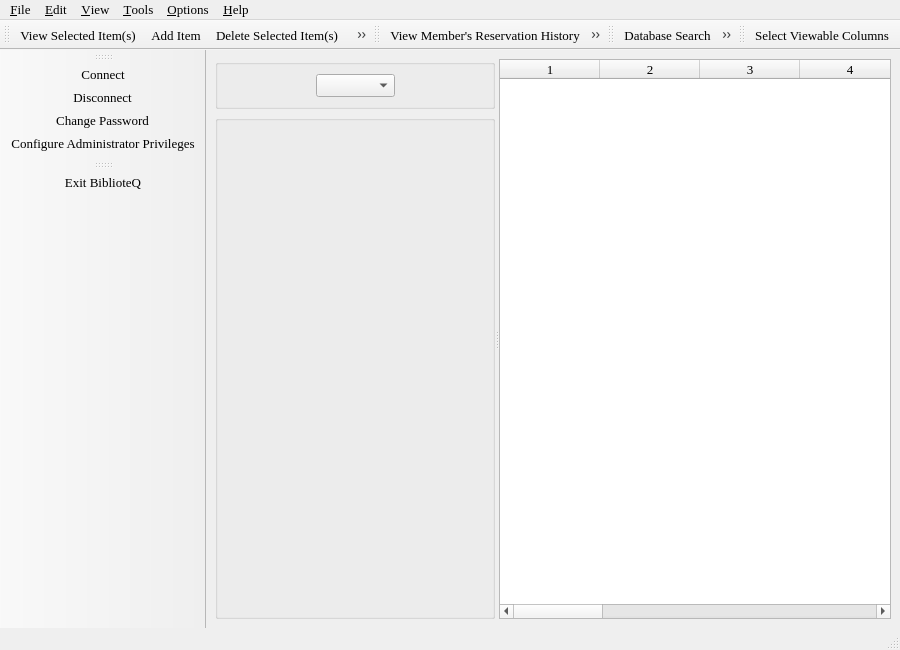
<ui version="4.0" >
 <class>mainWindow</class>
 <widget class="QMainWindow" name="mainWindow" >
  <property name="geometry" >
   <rect>
    <x>0</x>
    <y>0</y>
    <width>900</width>
    <height>650</height>
   </rect>
  </property>
  <property name="minimumSize" >
   <size>
    <width>900</width>
    <height>650</height>
   </size>
  </property>
  <property name="font" >
   <font>
    <family>Times</family>
    <pointsize>10</pointsize>
    <weight>50</weight>
    <italic>false</italic>
    <bold>false</bold>
    <underline>false</underline>
    <strikeout>false</strikeout>
   </font>
  </property>
  <property name="windowTitle" >
   <string>BiblioteQ</string>
  </property>
  <property name="windowIcon" >
   <iconset>
    <normaloff>icons.d/book.gif</normaloff>icons.d/book.gif</iconset>
  </property>
  <widget class="QWidget" name="centralwidget" >
   <layout class="QVBoxLayout" >
    <item>
     <widget class="QSplitter" name="splitter" >
      <property name="orientation" >
       <enum>Qt::Horizontal</enum>
      </property>
      <widget class="QWidget" name="layoutWidget" >
       <layout class="QGridLayout" >
        <item row="0" column="0" >
         <widget class="QGroupBox" name="groupBox" >
          <property name="flat" >
           <bool>false</bool>
          </property>
          <layout class="QHBoxLayout" >
           <item>
            <spacer>
             <property name="orientation" >
              <enum>Qt::Horizontal</enum>
             </property>
             <property name="sizeHint" stdset="0" >
              <size>
               <width>40</width>
               <height>20</height>
              </size>
             </property>
            </spacer>
           </item>
           <item>
            <widget class="QComboBox" name="typefilter" >
             <property name="sizePolicy" >
              <sizepolicy vsizetype="Fixed" hsizetype="Fixed" >
               <horstretch>0</horstretch>
               <verstretch>0</verstretch>
              </sizepolicy>
             </property>
            </widget>
           </item>
           <item>
            <spacer>
             <property name="orientation" >
              <enum>Qt::Horizontal</enum>
             </property>
             <property name="sizeHint" stdset="0" >
              <size>
               <width>40</width>
               <height>20</height>
              </size>
             </property>
            </spacer>
           </item>
          </layout>
         </widget>
        </item>
        <item row="1" column="0" >
         <widget class="QGroupBox" name="itemSummary" >
          <property name="flat" >
           <bool>false</bool>
          </property>
          <layout class="QVBoxLayout" >
           <item>
            <widget class="QLabel" name="summary" >
             <property name="frameShape" >
              <enum>QFrame::NoFrame</enum>
             </property>
             <property name="text" >
              <string/>
             </property>
             <property name="wordWrap" >
              <bool>true</bool>
             </property>
            </widget>
           </item>
           <item>
            <widget class="QLabel" name="frontImage" >
             <property name="sizePolicy" >
              <sizepolicy vsizetype="Preferred" hsizetype="Fixed" >
               <horstretch>0</horstretch>
               <verstretch>0</verstretch>
              </sizepolicy>
             </property>
             <property name="text" >
              <string/>
             </property>
             <property name="scaledContents" >
              <bool>true</bool>
             </property>
            </widget>
           </item>
           <item>
            <widget class="QLabel" name="backImage" >
             <property name="sizePolicy" >
              <sizepolicy vsizetype="Preferred" hsizetype="Fixed" >
               <horstretch>0</horstretch>
               <verstretch>0</verstretch>
              </sizepolicy>
             </property>
             <property name="text" >
              <string/>
             </property>
             <property name="scaledContents" >
              <bool>true</bool>
             </property>
            </widget>
           </item>
           <item>
            <spacer>
             <property name="orientation" >
              <enum>Qt::Vertical</enum>
             </property>
             <property name="sizeHint" stdset="0" >
              <size>
               <width>20</width>
               <height>47</height>
              </size>
             </property>
            </spacer>
           </item>
          </layout>
         </widget>
        </item>
       </layout>
      </widget>
      <widget class="main_table" name="table" >
       <property name="editTriggers" >
        <set>QAbstractItemView::NoEditTriggers</set>
       </property>
       <property name="showDropIndicator" stdset="0" >
        <bool>true</bool>
       </property>
       <property name="dragEnabled" >
        <bool>false</bool>
       </property>
       <property name="alternatingRowColors" >
        <bool>true</bool>
       </property>
       <property name="selectionMode" >
        <enum>QAbstractItemView::ExtendedSelection</enum>
       </property>
       <property name="selectionBehavior" >
        <enum>QAbstractItemView::SelectRows</enum>
       </property>
       <property name="verticalScrollMode" >
        <enum>QAbstractItemView::ScrollPerItem</enum>
       </property>
       <property name="horizontalScrollMode" >
        <enum>QAbstractItemView::ScrollPerPixel</enum>
       </property>
       <property name="showGrid" >
        <bool>true</bool>
       </property>
       <property name="sortingEnabled" >
        <bool>false</bool>
       </property>
       <property name="columnCount" >
        <number>16</number>
       </property>
       <column>
        <property name="text" >
         <string>1</string>
        </property>
       </column>
       <column>
        <property name="text" >
         <string>2</string>
        </property>
       </column>
       <column>
        <property name="text" >
         <string>3</string>
        </property>
       </column>
       <column>
        <property name="text" >
         <string>4</string>
        </property>
       </column>
       <column>
        <property name="text" >
         <string>5</string>
        </property>
       </column>
       <column>
        <property name="text" >
         <string>6</string>
        </property>
       </column>
       <column>
        <property name="text" >
         <string>7</string>
        </property>
       </column>
       <column>
        <property name="text" >
         <string>8</string>
        </property>
       </column>
       <column>
        <property name="text" >
         <string>9</string>
        </property>
       </column>
       <column>
        <property name="text" >
         <string>10</string>
        </property>
       </column>
       <column>
        <property name="text" >
         <string>11</string>
        </property>
       </column>
       <column>
        <property name="text" >
         <string>12</string>
        </property>
       </column>
       <column>
        <property name="text" >
         <string>13</string>
        </property>
       </column>
       <column>
        <property name="text" >
         <string>14</string>
        </property>
       </column>
       <column>
        <property name="text" >
         <string>15</string>
        </property>
       </column>
       <column>
        <property name="text" >
         <string>16</string>
        </property>
       </column>
      </widget>
     </widget>
    </item>
   </layout>
  </widget>
  <widget class="QMenuBar" name="menubar" >
   <property name="geometry" >
    <rect>
     <x>0</x>
     <y>0</y>
     <width>900</width>
     <height>27</height>
    </rect>
   </property>
   <property name="font" >
    <font>
     <family>Times</family>
     <pointsize>10</pointsize>
    </font>
   </property>
   <widget class="QMenu" name="menuHelp" >
    <property name="font" >
     <font>
      <family>Times</family>
      <pointsize>10</pointsize>
     </font>
    </property>
    <property name="title" >
     <string>&amp;Help</string>
    </property>
    <addaction name="actionAbout" />
    <addaction name="separator" />
    <addaction name="actionCheck_Updates" />
   </widget>
   <widget class="QMenu" name="menuTools" >
    <property name="font" >
     <font>
      <family>Times</family>
      <pointsize>10</pointsize>
     </font>
    </property>
    <property name="title" >
     <string>&amp;Tools</string>
    </property>
    <addaction name="actionResizeColumns" />
    <addaction name="actionShowErrorDialog" />
    <addaction name="separator" />
    <addaction name="actionDatabaseSearch" />
    <addaction name="actionRefreshTable" />
   </widget>
   <widget class="QMenu" name="menu_File" >
    <property name="font" >
     <font>
      <family>Times</family>
      <pointsize>10</pointsize>
     </font>
    </property>
    <property name="title" >
     <string>&amp;File</string>
    </property>
    <addaction name="actionConnect" />
    <addaction name="actionDisconnect" />
    <addaction name="separator" />
    <addaction name="separator" />
    <addaction name="actionExit" />
   </widget>
   <widget class="QMenu" name="menu_Edit" >
    <property name="font" >
     <font>
      <family>Times</family>
      <pointsize>10</pointsize>
     </font>
    </property>
    <property name="title" >
     <string>&amp;Edit</string>
    </property>
    <addaction name="actionDeleteEntry" />
    <addaction name="actionModifyEntry" />
   </widget>
   <widget class="QMenu" name="menu_View" >
    <property name="font" >
     <font>
      <family>Times</family>
      <pointsize>10</pointsize>
     </font>
    </property>
    <property name="title" >
     <string>&amp;View</string>
    </property>
    <addaction name="actionMembersBrowser" />
    <addaction name="actionViewDetails" />
   </widget>
   <widget class="QMenu" name="menuOptions" >
    <property name="font" >
     <font>
      <family>Times</family>
      <pointsize>10</pointsize>
     </font>
    </property>
    <property name="title" >
     <string>&amp;Options</string>
    </property>
    <addaction name="actionAutoResizeColumns" />
    <addaction name="actionAutomaticallySaveSettingsOnExit" />
    <addaction name="actionShowGrid" />
    <addaction name="actionPopulate_Administrator_Browser_Table_on_Display" />
    <addaction name="actionPopulate_Members_Browser_Table_on_Display" />
    <addaction name="actionPopulateOnStart" />
    <addaction name="actionAutoPopulateOnCreation" />
    <addaction name="actionPreserveGeometry" />
    <addaction name="actionRememberSQLiteFilename" />
    <addaction name="actionResetErrorLogOnDisconnect" />
    <addaction name="separator" />
    <addaction name="actionSaveSettings" />
    <addaction name="actionSetGlobalFonts" />
   </widget>
   <addaction name="menu_File" />
   <addaction name="menu_Edit" />
   <addaction name="menu_View" />
   <addaction name="menuTools" />
   <addaction name="menuOptions" />
   <addaction name="menuHelp" />
  </widget>
  <widget class="QStatusBar" name="statusbar" />
  <widget class="QToolBar" name="toolBar" >
   <property name="windowTitle" >
    <string>toolBar</string>
   </property>
   <property name="iconSize" >
    <size>
     <width>32</width>
     <height>32</height>
    </size>
   </property>
   <attribute name="toolBarArea" >
    <enum>LeftToolBarArea</enum>
   </attribute>
   <attribute name="toolBarBreak" >
    <bool>false</bool>
   </attribute>
   <addaction name="connectTool" />
   <addaction name="disconnectTool" />
   <addaction name="actionChangePassword" />
   <addaction name="actionConfigureAdministratorPrivileges" />
  </widget>
  <widget class="QToolBar" name="toolBar_2" >
   <property name="windowTitle" >
    <string>toolBar_2</string>
   </property>
   <property name="iconSize" >
    <size>
     <width>32</width>
     <height>32</height>
    </size>
   </property>
   <attribute name="toolBarArea" >
    <enum>TopToolBarArea</enum>
   </attribute>
   <attribute name="toolBarBreak" >
    <bool>false</bool>
   </attribute>
   <addaction name="detailsTool" />
   <addaction name="createTool" />
   <addaction name="deleteTool" />
   <addaction name="modifyTool" />
   <addaction name="printTool" />
  </widget>
  <widget class="QToolBar" name="toolBar_3" >
   <property name="windowTitle" >
    <string>toolBar_3</string>
   </property>
   <property name="iconSize" >
    <size>
     <width>32</width>
     <height>32</height>
    </size>
   </property>
   <attribute name="toolBarArea" >
    <enum>TopToolBarArea</enum>
   </attribute>
   <attribute name="toolBarBreak" >
    <bool>false</bool>
   </attribute>
   <addaction name="actionReservationHistory" />
   <addaction name="actionRequests" />
   <addaction name="reserveTool" />
   <addaction name="userTool" />
  </widget>
  <widget class="QToolBar" name="toolBar_4" >
   <property name="windowTitle" >
    <string>toolBar_4</string>
   </property>
   <property name="iconSize" >
    <size>
     <width>32</width>
     <height>32</height>
    </size>
   </property>
   <attribute name="toolBarArea" >
    <enum>TopToolBarArea</enum>
   </attribute>
   <attribute name="toolBarBreak" >
    <bool>false</bool>
   </attribute>
   <addaction name="searchTool" />
   <addaction name="customQueryTool" />
   <addaction name="refreshTool" />
  </widget>
  <widget class="QToolBar" name="toolBar_5" >
   <property name="windowTitle" >
    <string>toolBar_5</string>
   </property>
   <property name="iconSize" >
    <size>
     <width>32</width>
     <height>32</height>
    </size>
   </property>
   <attribute name="toolBarArea" >
    <enum>TopToolBarArea</enum>
   </attribute>
   <attribute name="toolBarBreak" >
    <bool>false</bool>
   </attribute>
   <addaction name="configTool" />
  </widget>
  <widget class="QToolBar" name="toolBar_6" >
   <property name="windowTitle" >
    <string>toolBar_6</string>
   </property>
   <property name="iconSize" >
    <size>
     <width>32</width>
     <height>32</height>
    </size>
   </property>
   <attribute name="toolBarArea" >
    <enum>LeftToolBarArea</enum>
   </attribute>
   <attribute name="toolBarBreak" >
    <bool>false</bool>
   </attribute>
   <addaction name="exitTool" />
  </widget>
  <action name="actionAbout" >
   <property name="icon" >
    <iconset>
     <normaloff>icons.d/16x16/info.png</normaloff>icons.d/16x16/info.png</iconset>
   </property>
   <property name="text" >
    <string>&amp;About</string>
   </property>
   <property name="font" >
    <font>
     <family>Times</family>
     <pointsize>10</pointsize>
     <weight>50</weight>
     <italic>false</italic>
     <bold>false</bold>
     <underline>false</underline>
     <strikeout>false</strikeout>
    </font>
   </property>
  </action>
  <action name="actionShowGrid" >
   <property name="checkable" >
    <bool>true</bool>
   </property>
   <property name="text" >
    <string>&amp;Display Table Grid</string>
   </property>
   <property name="font" >
    <font>
     <family>Times</family>
     <pointsize>10</pointsize>
     <weight>50</weight>
     <italic>false</italic>
     <bold>false</bold>
     <underline>false</underline>
     <strikeout>false</strikeout>
    </font>
   </property>
  </action>
  <action name="actionResizeColumns" >
   <property name="icon" >
    <iconset>
     <normaloff>icons.d/16x16/resizecol.png</normaloff>icons.d/16x16/resizecol.png</iconset>
   </property>
   <property name="text" >
    <string>&amp;Resize Columns to Contents</string>
   </property>
   <property name="font" >
    <font>
     <family>Times</family>
     <pointsize>10</pointsize>
     <weight>50</weight>
     <italic>false</italic>
     <bold>false</bold>
     <underline>false</underline>
     <strikeout>false</strikeout>
    </font>
   </property>
   <property name="shortcut" >
    <string>Ctrl+R</string>
   </property>
  </action>
  <action name="actionSaveSettings" >
   <property name="icon" >
    <iconset>
     <normaloff>icons.d/16x16/filesave.png</normaloff>icons.d/16x16/filesave.png</iconset>
   </property>
   <property name="text" >
    <string>&amp;Save Settings</string>
   </property>
   <property name="font" >
    <font>
     <family>Times</family>
     <pointsize>10</pointsize>
     <weight>50</weight>
     <italic>false</italic>
     <bold>false</bold>
     <underline>false</underline>
     <strikeout>false</strikeout>
    </font>
   </property>
   <property name="shortcut" >
    <string>Ctrl+S</string>
   </property>
  </action>
  <action name="actionPopulateOnStart" >
   <property name="checkable" >
    <bool>true</bool>
   </property>
   <property name="checked" >
    <bool>false</bool>
   </property>
   <property name="text" >
    <string>&amp;Populate Table on Connect</string>
   </property>
   <property name="font" >
    <font>
     <family>Times</family>
     <pointsize>10</pointsize>
     <weight>50</weight>
     <italic>false</italic>
     <bold>false</bold>
     <underline>false</underline>
     <strikeout>false</strikeout>
    </font>
   </property>
  </action>
  <action name="actionAutoResizeColumns" >
   <property name="checkable" >
    <bool>true</bool>
   </property>
   <property name="text" >
    <string>Automatically &amp;Resize Columns to Contents</string>
   </property>
   <property name="font" >
    <font>
     <family>Times</family>
     <pointsize>10</pointsize>
     <weight>50</weight>
     <italic>false</italic>
     <bold>false</bold>
     <underline>false</underline>
     <strikeout>false</strikeout>
    </font>
   </property>
  </action>
  <action name="actionAutoPopulateOnFilter" >
   <property name="checkable" >
    <bool>true</bool>
   </property>
   <property name="checked" >
    <bool>false</bool>
   </property>
   <property name="text" >
    <string>&amp;Automatically Populate Table on Filter Change</string>
   </property>
   <property name="font" >
    <font>
     <family>Times</family>
     <pointsize>10</pointsize>
    </font>
   </property>
  </action>
  <action name="actionShowErrorDialog" >
   <property name="icon" >
    <iconset>
     <normaloff>icons.d/16x16/log.png</normaloff>icons.d/16x16/log.png</iconset>
   </property>
   <property name="text" >
    <string>View Error &amp;Log</string>
   </property>
   <property name="font" >
    <font>
     <family>Times</family>
     <pointsize>10</pointsize>
    </font>
   </property>
   <property name="shortcut" >
    <string>Ctrl+L</string>
   </property>
  </action>
  <action name="actionResetErrorLogOnDisconnect" >
   <property name="checkable" >
    <bool>true</bool>
   </property>
   <property name="text" >
    <string>Reset &amp;Error Log on Disconnect</string>
   </property>
   <property name="font" >
    <font>
     <family>Times</family>
     <pointsize>10</pointsize>
    </font>
   </property>
  </action>
  <action name="actionConnect" >
   <property name="icon" >
    <iconset>
     <normaloff>icons.d/16x16/connected.png</normaloff>icons.d/16x16/connected.png</iconset>
   </property>
   <property name="text" >
    <string>&amp;Connect</string>
   </property>
   <property name="font" >
    <font>
     <family>Times</family>
     <pointsize>10</pointsize>
    </font>
   </property>
   <property name="shortcut" >
    <string>Ctrl+C</string>
   </property>
  </action>
  <action name="actionDisconnect" >
   <property name="icon" >
    <iconset>
     <normaloff>icons.d/16x16/disconnected.png</normaloff>icons.d/16x16/disconnected.png</iconset>
   </property>
   <property name="text" >
    <string>&amp;Disconnect</string>
   </property>
   <property name="font" >
    <font>
     <family>Times</family>
     <pointsize>10</pointsize>
    </font>
   </property>
   <property name="shortcut" >
    <string>Ctrl+D</string>
   </property>
  </action>
  <action name="actionExit" >
   <property name="icon" >
    <iconset>
     <normaloff>icons.d/16x16/exit.png</normaloff>icons.d/16x16/exit.png</iconset>
   </property>
   <property name="text" >
    <string>Exit Bibliote&amp;Q</string>
   </property>
   <property name="font" >
    <font>
     <family>Times</family>
     <pointsize>10</pointsize>
    </font>
   </property>
   <property name="shortcut" >
    <string>Ctrl+Q</string>
   </property>
  </action>
  <action name="actionDeleteEntry" >
   <property name="icon" >
    <iconset>
     <normaloff>icons.d/16x16/eraser.png</normaloff>icons.d/16x16/eraser.png</iconset>
   </property>
   <property name="text" >
    <string>&amp;Delete Selected Item(s)</string>
   </property>
   <property name="font" >
    <font>
     <family>Times</family>
     <pointsize>10</pointsize>
    </font>
   </property>
   <property name="shortcut" >
    <string>Ctrl+X</string>
   </property>
  </action>
  <action name="actionModifyEntry" >
   <property name="icon" >
    <iconset>
     <normaloff>icons.d/16x16/edit.png</normaloff>icons.d/16x16/edit.png</iconset>
   </property>
   <property name="text" >
    <string>&amp;Modify Selected Item(s)</string>
   </property>
   <property name="font" >
    <font>
     <family>Times</family>
     <pointsize>10</pointsize>
    </font>
   </property>
   <property name="shortcut" >
    <string>Ctrl+V</string>
   </property>
  </action>
  <action name="actionMembersBrowser" >
   <property name="icon" >
    <iconset>
     <normaloff>icons.d/16x16/members.png</normaloff>icons.d/16x16/members.png</iconset>
   </property>
   <property name="text" >
    <string>&amp;Members Browser</string>
   </property>
   <property name="font" >
    <font>
     <family>Times</family>
     <pointsize>10</pointsize>
    </font>
   </property>
   <property name="shortcut" >
    <string>Ctrl+M</string>
   </property>
  </action>
  <action name="actionDatabaseSearch" >
   <property name="icon" >
    <iconset>
     <normaloff>icons.d/16x16/find.png</normaloff>icons.d/16x16/find.png</iconset>
   </property>
   <property name="text" >
    <string>&amp;Database Search</string>
   </property>
   <property name="iconText" >
    <string>Database Search</string>
   </property>
   <property name="toolTip" >
    <string>Database Search</string>
   </property>
   <property name="font" >
    <font>
     <family>Times</family>
     <pointsize>10</pointsize>
    </font>
   </property>
   <property name="shortcut" >
    <string>Ctrl+F</string>
   </property>
  </action>
  <action name="actionRefreshTable" >
   <property name="icon" >
    <iconset>
     <normaloff>icons.d/16x16/reload.png</normaloff>icons.d/16x16/reload.png</iconset>
   </property>
   <property name="text" >
    <string>Refresh &amp;Table</string>
   </property>
   <property name="font" >
    <font>
     <family>Times</family>
     <pointsize>10</pointsize>
    </font>
   </property>
   <property name="shortcut" >
    <string>Ctrl+T</string>
   </property>
  </action>
  <action name="actionViewDetails" >
   <property name="icon" >
    <iconset>
     <normaloff>icons.d/16x16/details.png</normaloff>icons.d/16x16/details.png</iconset>
   </property>
   <property name="text" >
    <string>&amp;Selected Item(s)</string>
   </property>
   <property name="font" >
    <font>
     <family>Times</family>
     <pointsize>10</pointsize>
    </font>
   </property>
   <property name="shortcut" >
    <string>Ctrl+V</string>
   </property>
  </action>
  <action name="actionSetGlobalFonts" >
   <property name="icon" >
    <iconset>
     <normaloff>icons.d/16x16/fonts.png</normaloff>icons.d/16x16/fonts.png</iconset>
   </property>
   <property name="text" >
    <string>Select &amp;Global Font</string>
   </property>
   <property name="font" >
    <font>
     <family>Times</family>
     <pointsize>10</pointsize>
    </font>
   </property>
   <property name="shortcut" >
    <string>Ctrl+G</string>
   </property>
  </action>
  <action name="actionAutoPopulateOnCreation" >
   <property name="checkable" >
    <bool>true</bool>
   </property>
   <property name="text" >
    <string>Populate Table on Item &amp;Creation</string>
   </property>
   <property name="font" >
    <font>
     <family>Times</family>
     <pointsize>10</pointsize>
    </font>
   </property>
  </action>
  <action name="connectTool" >
   <property name="icon" >
    <iconset>
     <normaloff>icons.d/32x32/connect_established.png</normaloff>icons.d/32x32/connect_established.png</iconset>
   </property>
   <property name="text" >
    <string>Connect</string>
   </property>
   <property name="font" >
    <font>
     <family>Times</family>
     <pointsize>10</pointsize>
    </font>
   </property>
  </action>
  <action name="disconnectTool" >
   <property name="icon" >
    <iconset>
     <normaloff>icons.d/32x32/connect_no.png</normaloff>icons.d/32x32/connect_no.png</iconset>
   </property>
   <property name="text" >
    <string>Disconnect</string>
   </property>
   <property name="font" >
    <font>
     <family>Times</family>
     <pointsize>10</pointsize>
    </font>
   </property>
  </action>
  <action name="detailsTool" >
   <property name="icon" >
    <iconset>
     <normaloff>icons.d/32x32/details.png</normaloff>icons.d/32x32/details.png</iconset>
   </property>
   <property name="text" >
    <string>View Selected Item(s)</string>
   </property>
   <property name="font" >
    <font>
     <family>Times</family>
     <pointsize>10</pointsize>
    </font>
   </property>
  </action>
  <action name="createTool" >
   <property name="icon" >
    <iconset>
     <normaloff>icons.d/32x32/add.png</normaloff>icons.d/32x32/add.png</iconset>
   </property>
   <property name="text" >
    <string>Add Item</string>
   </property>
   <property name="font" >
    <font>
     <family>Times</family>
     <pointsize>10</pointsize>
    </font>
   </property>
   <property name="menuRole" >
    <enum>QAction::TextHeuristicRole</enum>
   </property>
  </action>
  <action name="deleteTool" >
   <property name="icon" >
    <iconset>
     <normaloff>icons.d/32x32/remove.png</normaloff>icons.d/32x32/remove.png</iconset>
   </property>
   <property name="text" >
    <string>Delete Selected Item(s)</string>
   </property>
   <property name="font" >
    <font>
     <family>Times</family>
     <pointsize>10</pointsize>
    </font>
   </property>
  </action>
  <action name="modifyTool" >
   <property name="icon" >
    <iconset>
     <normaloff>icons.d/32x32/edit.png</normaloff>icons.d/32x32/edit.png</iconset>
   </property>
   <property name="text" >
    <string>Modify Selected Item(s)</string>
   </property>
   <property name="font" >
    <font>
     <family>Times</family>
     <pointsize>10</pointsize>
    </font>
   </property>
  </action>
  <action name="printTool" >
   <property name="icon" >
    <iconset>
     <normaloff>icons.d/32x32/print.png</normaloff>icons.d/32x32/print.png</iconset>
   </property>
   <property name="text" >
    <string>Print Selected Item(s)</string>
   </property>
   <property name="font" >
    <font>
     <family>Times</family>
     <pointsize>10</pointsize>
    </font>
   </property>
  </action>
  <action name="reserveTool" >
   <property name="icon" >
    <iconset>
     <normaloff>icons.d/32x32/checkout.png</normaloff>icons.d/32x32/checkout.png</iconset>
   </property>
   <property name="text" >
    <string>Reserve Selected Item</string>
   </property>
   <property name="font" >
    <font>
     <family>Times</family>
     <pointsize>10</pointsize>
    </font>
   </property>
  </action>
  <action name="userTool" >
   <property name="icon" >
    <iconset>
     <normaloff>icons.d/32x32/members.png</normaloff>icons.d/32x32/members.png</iconset>
   </property>
   <property name="text" >
    <string>Display Members Browser</string>
   </property>
   <property name="font" >
    <font>
     <family>Times</family>
     <pointsize>10</pointsize>
    </font>
   </property>
  </action>
  <action name="searchTool" >
   <property name="icon" >
    <iconset>
     <normaloff>icons.d/32x32/find.png</normaloff>icons.d/32x32/find.png</iconset>
   </property>
   <property name="text" >
    <string>Database Search</string>
   </property>
   <property name="font" >
    <font>
     <family>Times</family>
     <pointsize>10</pointsize>
    </font>
   </property>
  </action>
  <action name="customQueryTool" >
   <property name="icon" >
    <iconset>
     <normaloff>icons.d/32x32/customquery.png</normaloff>icons.d/32x32/customquery.png</iconset>
   </property>
   <property name="text" >
    <string>Custom Database Query</string>
   </property>
   <property name="font" >
    <font>
     <family>Times</family>
     <pointsize>10</pointsize>
    </font>
   </property>
  </action>
  <action name="refreshTool" >
   <property name="icon" >
    <iconset>
     <normaloff>icons.d/32x32/reload.png</normaloff>icons.d/32x32/reload.png</iconset>
   </property>
   <property name="text" >
    <string>Refresh Table</string>
   </property>
   <property name="font" >
    <font>
     <family>Times</family>
     <pointsize>10</pointsize>
    </font>
   </property>
  </action>
  <action name="configTool" >
   <property name="icon" >
    <iconset>
     <normaloff>icons.d/32x32/configure.png</normaloff>icons.d/32x32/configure.png</iconset>
   </property>
   <property name="text" >
    <string>Select Viewable Columns</string>
   </property>
   <property name="font" >
    <font>
     <family>Times</family>
     <pointsize>10</pointsize>
    </font>
   </property>
  </action>
  <action name="exitTool" >
   <property name="icon" >
    <iconset>
     <normaloff>icons.d/32x32/exit.png</normaloff>icons.d/32x32/exit.png</iconset>
   </property>
   <property name="text" >
    <string>Exit BiblioteQ</string>
   </property>
   <property name="font" >
    <font>
     <family>Times</family>
     <pointsize>10</pointsize>
    </font>
   </property>
  </action>
  <action name="actionReservationHistory" >
   <property name="icon" >
    <iconset>
     <normaloff>icons.d/32x32/history.png</normaloff>icons.d/32x32/history.png</iconset>
   </property>
   <property name="text" >
    <string>View Member's Reservation History</string>
   </property>
   <property name="font" >
    <font>
     <family>Times</family>
     <pointsize>10</pointsize>
    </font>
   </property>
  </action>
  <action name="actionChangePassword" >
   <property name="icon" >
    <iconset>
     <normaloff>icons.d/32x32/password.png</normaloff>icons.d/32x32/password.png</iconset>
   </property>
   <property name="text" >
    <string>Change Password</string>
   </property>
   <property name="font" >
    <font>
     <family>Times</family>
     <pointsize>10</pointsize>
    </font>
   </property>
  </action>
  <action name="actionRememberSQLiteFilename" >
   <property name="checkable" >
    <bool>true</bool>
   </property>
   <property name="text" >
    <string>Remember S&amp;QLite Filename</string>
   </property>
   <property name="font" >
    <font>
     <family>Times</family>
     <pointsize>10</pointsize>
    </font>
   </property>
  </action>
  <action name="actionPreserveGeometry" >
   <property name="checkable" >
    <bool>true</bool>
   </property>
   <property name="text" >
    <string>Preserve Main &amp;Window's Geometry</string>
   </property>
   <property name="font" >
    <font>
     <family>Times</family>
     <pointsize>10</pointsize>
    </font>
   </property>
  </action>
  <action name="actionAutomaticallySaveSettingsOnExit" >
   <property name="checkable" >
    <bool>true</bool>
   </property>
   <property name="text" >
    <string>Automatically Save Settings on E&amp;xit</string>
   </property>
   <property name="font" >
    <font>
     <family>Times</family>
     <pointsize>10</pointsize>
    </font>
   </property>
  </action>
  <action name="actionConfigureAdministratorPrivileges" >
   <property name="icon" >
    <iconset>
     <normaloff>icons.d/32x32/identity.png</normaloff>icons.d/32x32/identity.png</iconset>
   </property>
   <property name="text" >
    <string>Configure Administrator Privileges</string>
   </property>
   <property name="font" >
    <font>
     <family>Times</family>
     <pointsize>10</pointsize>
    </font>
   </property>
  </action>
  <action name="actionRequests" >
   <property name="icon" >
    <iconset>
     <normaloff>icons.d/32x32/request.png</normaloff>icons.d/32x32/request.png</iconset>
   </property>
   <property name="text" >
    <string>Item Requests</string>
   </property>
   <property name="font" >
    <font>
     <family>Times</family>
     <pointsize>10</pointsize>
    </font>
   </property>
  </action>
  <action name="actionPopulate_Members_Browser_Table_on_Display" >
   <property name="checkable" >
    <bool>true</bool>
   </property>
   <property name="text" >
    <string>Populate &amp;Members Browser Table on Display</string>
   </property>
  </action>
  <action name="actionPopulate_Administrator_Browser_Table_on_Display" >
   <property name="checkable" >
    <bool>true</bool>
   </property>
   <property name="text" >
    <string>Populate &amp;Administrator Browser Table on Display</string>
   </property>
  </action>
  <action name="actionCheck_Updates" >
   <property name="icon" >
    <iconset>
     <normaloff>icons.d/16x16/down.png</normaloff>icons.d/16x16/down.png</iconset>
   </property>
   <property name="text" >
    <string>Check for &amp;Updates</string>
   </property>
  </action>
 </widget>
 <customwidgets>
  <customwidget>
   <class>main_table</class>
   <extends>QTableWidget</extends>
   <header>main_table.h</header>
  </customwidget>
 </customwidgets>
 <tabstops>
  <tabstop>typefilter</tabstop>
  <tabstop>table</tabstop>
 </tabstops>
 <resources/>
 <connections/>
</ui>
